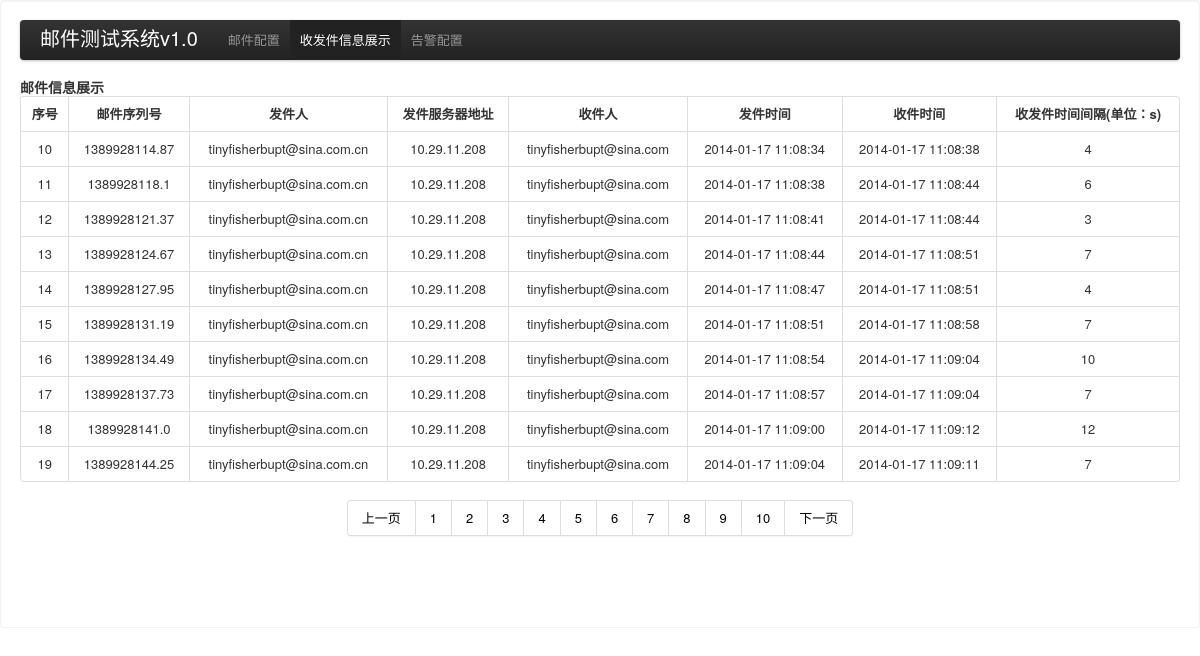
The app's page /mailtest/show.php?page=2 with its own data.
### tables this page shows
CREATE TABLE `mailtest` (
  `id` int(11) DEFAULT NULL,
  `seq` varchar(50) NOT NULL DEFAULT '',
  `senduser` varchar(50) DEFAULT NULL,
  `recuser` varchar(50) DEFAULT NULL,
  `sendserver` varchar(20) NOT NULL,
  `sendtime` datetime NOT NULL,
  `rectime` datetime NOT NULL,
  `timespace` int(11) NOT NULL,
  `warn` tinyint(1) NOT NULL,
  PRIMARY KEY (`seq`)
);

### mailtest/show.php (the view, shortened to what this page needs)
<!DOCTYPE html>
<html lang="en">
<head>
     <link href="./bootstrap/css/bootstrap.css" rel="stylesheet">
</head>
<body>
<div class="well">
<div class="navbar">
 <div class="navbar-inner">
   <div class="container">
        <a class="brand" href="#"> 邮件测试系统v1.0 </a>
		<ul class="nav">
        <li >
        <a href="index.php">邮件配置</a>
        </li>
        <li class="active"><a href="show.php">收发件信息展示</a></li>
        <li><a href="warn.php">告警配置</a></li>
        </ul>
   </div>
  </div>
</div>
	<div>
		<div>
		<h4>邮件信息展示</h4>
		</div>
		<table class="table table-bordered">
			<tr>
			<th>序号</th>
			<th>邮件序列号</th>
			<th>发件人</th>
			<th>发件服务器地址</th>
			<th>收件人</th>
			<th>发件时间</th>
			<th>收件时间</th>
			<th>收发件时间间隔(单位：s)</th>
			</tr>
			<?php
			$perNumber=10;
			$page=$_GET['page'];
			$count=mysql_query("select count(*) from mailtest");
			$rs=mysql_fetch_array($count);
			$totalNumber=$rs[0];
			$totalPage=ceil($totalNumber/$perNumber);
			$startCount=($page-1)*$perNumber;
			$result=mysql_query("select * from mailtest limit $startCount,$perNumber");
			while ($row=mysql_fetch_array($result)) {
				  echo "<tr>";
				  echo "<td>" . $row['id'] . "</td>";
				  echo "<td>" . $row['seq'] . "</td>";
				  echo "<td>" . $row['senduser'] . "</td>";
				  echo "<td>" . $row['sendserver'] . "</td>";
				  echo "<td>" . $row['recuser'] . "</td>";
				  echo "<td>" . $row['sendtime'] . "</td>";
				  echo "<td>" . $row['rectime'] . "</td>";
				  echo "<td>" . $row['timespace'] . "</td>";
				  echo "</tr>";
			}
		?>
		</table>
	</div>
	<div class="pagination" align="center">
	<ul>
		<?php
			if ($page != 1) {
			?>
			    <li><a href="show.php?page=<?php echo $page - 1;?>">上一页</a></li>
			<?php
			}
			for ($i=1;$i<=$totalPage;$i++) {
			?>
				<li id="<?php echo $i ?>" ><a href="show.php?page=<?php echo $i;?>"><?php echo $i ;?></a></li>
			<?php
			}
			if ($page<$totalPage) {
			?>
		    	<li><a href="show.php?page=<?php echo $page + 1;?>">下一页</a></li>
			</ul>
			</div>
			<?php
			}
			?>
	<br>
	<br>
	<br>
</div>
</body>

### records on screen
mailtest: id "10", seq "1389928114.87", senduser "tinyfisherbupt@sina.com.cn", sendserver "10.29.11.208", recuser "tinyfisherbupt@sina.com", sendtime "2014-01-17 11:08:34", rectime "2014-01-17 11:08:38", timespace "4"
mailtest: id "11", seq "1389928118.1", senduser "tinyfisherbupt@sina.com.cn", sendserver "10.29.11.208", recuser "tinyfisherbupt@sina.com", sendtime "2014-01-17 11:08:38", rectime "2014-01-17 11:08:44", timespace "6"
mailtest: id "12", seq "1389928121.37", senduser "tinyfisherbupt@sina.com.cn", sendserver "10.29.11.208", recuser "tinyfisherbupt@sina.com", sendtime "2014-01-17 11:08:41", rectime "2014-01-17 11:08:44", timespace "3"
mailtest: id "13", seq "1389928124.67", senduser "tinyfisherbupt@sina.com.cn", sendserver "10.29.11.208", recuser "tinyfisherbupt@sina.com", sendtime "2014-01-17 11:08:44", rectime "2014-01-17 11:08:51", timespace "7"
mailtest: id "14", seq "1389928127.95", senduser "tinyfisherbupt@sina.com.cn", sendserver "10.29.11.208", recuser "tinyfisherbupt@sina.com", sendtime "2014-01-17 11:08:47", rectime "2014-01-17 11:08:51", timespace "4"
mailtest: id "15", seq "1389928131.19", senduser "tinyfisherbupt@sina.com.cn", sendserver "10.29.11.208", recuser "tinyfisherbupt@sina.com", sendtime "2014-01-17 11:08:51", rectime "2014-01-17 11:08:58", timespace "7"
mailtest: id "16", seq "1389928134.49", senduser "tinyfisherbupt@sina.com.cn", sendserver "10.29.11.208", recuser "tinyfisherbupt@sina.com", sendtime "2014-01-17 11:08:54", rectime "2014-01-17 11:09:04", timespace "10"
mailtest: id "17", seq "1389928137.73", senduser "tinyfisherbupt@sina.com.cn", sendserver "10.29.11.208", recuser "tinyfisherbupt@sina.com", sendtime "2014-01-17 11:08:57", rectime "2014-01-17 11:09:04", timespace "7"
mailtest: id "18", seq "1389928141.0", senduser "tinyfisherbupt@sina.com.cn", sendserver "10.29.11.208", recuser "tinyfisherbupt@sina.com", sendtime "2014-01-17 11:09:00", rectime "2014-01-17 11:09:12", timespace "12"
mailtest: id "19", seq "1389928144.25", senduser "tinyfisherbupt@sina.com.cn", sendserver "10.29.11.208", recuser "tinyfisherbupt@sina.com", sendtime "2014-01-17 11:09:04", rectime "2014-01-17 11:09:11", timespace "7"
